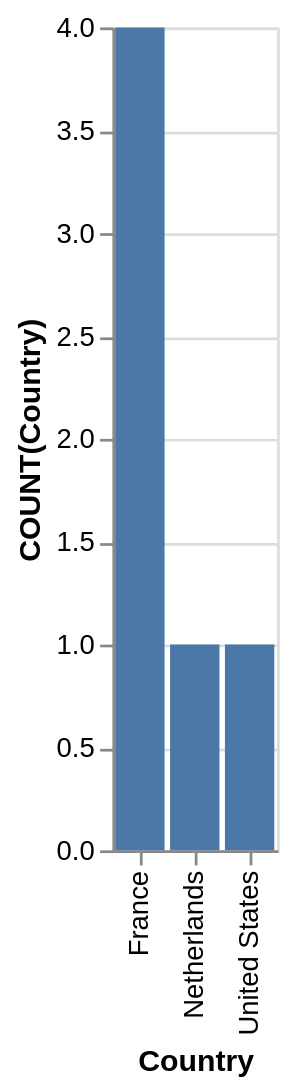

Here is the Vega-Lite specification saved for this chart:
### Vega-Lite specification from a JSON file in a GitHub repository (floating-point values rounded to 4 significant figures)
{"data": {"values": [{"x_data": "France", "y_data": 4}, {"x_data": "Netherlands", "y_data": 1}, {"x_data": "United States", "y_data": 1}]}, "mark": "bar", "encoding": {"x": {"field": "x_data", "type": "nominal", "title": "Country", "sort": "ascending"}, "y": {"field": "y_data", "type": "quantitative", "title": "COUNT(Country)"}}}
